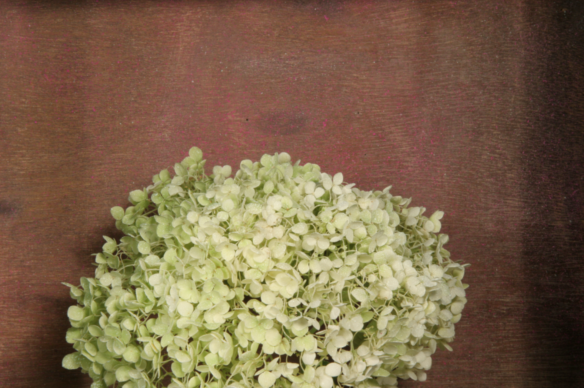
#> input picture Lab3/data/plant1.png, 584 x 388 px
$ python op.py
#> lines starting #> are read from the running program, lines starting #| are printed output that depends on the picture
import numpy as np
from scipy.ndimage import convolve
import matplotlib.pyplot as plt
from matplotlib.image import imread
import cv2


def gaussian(sigma, size):
    x = np.arange(-size // 2 + 1, size // 2 + 1)
    g = np.exp(-x ** 2 / (2. * sigma ** 2))
    return g / g.sum()


def gaussian_derivative(gaussian_kernel):
    return np.gradient(gaussian_kernel)

def load_images(name_image_t0, name_image_t1, image_dir="./data/"):
    # Load the two images
#> called with name_image_t0 = 'plant1.png', name_image_t1 = 'plant2.png', image_dir = './data/'
    I_t0 = cv2.imread(image_dir + name_image_t0, 0)
#> I_t0: shape (388, 584); min 8, max 230, mean 104.7
    I_t1 = cv2.imread(image_dir + name_image_t1, 0)
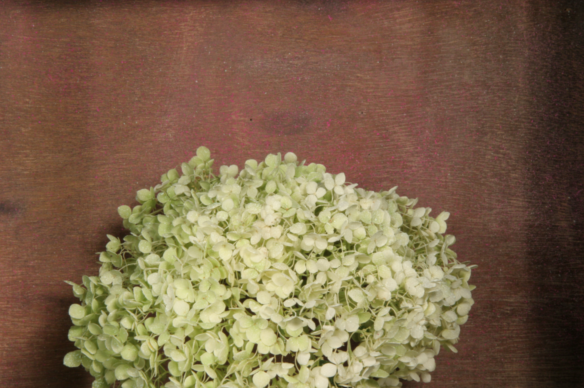
#> input picture Lab3/data/plant2.png, 584 x 388 px
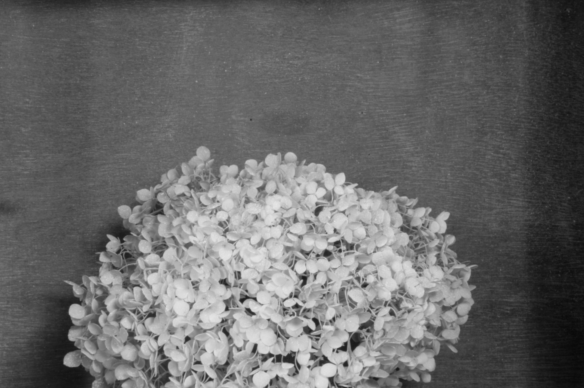
#> I_t1: shape (388, 584); min 9, max 229, mean 105.1

    # Convert the to np.float32
    I_t0 = I_t0.astype(np.float32)
    I_t1 = I_t1.astype(np.float32)

    return I_t0, I_t1

def optical_flow(img1_path, img2_path):
    kernel_length = 9
    sigma = 0.5
    img1, img2 = load_images('plant1.png', 'plant2.png')
    # Gd = gaussian_derivative(gaussian(sigma, kernel_length))
    kernel_x = np.array([[-1, 1], [-1, 1]])
    kernel_y = np.array([[-1, -1], [1, 1]])

    Id = np.zeros((img1.shape[0], img1.shape[1], 3))
    Id[:, :, 0] = convolve(img1, kernel_x, mode='constant')
    Id[:, :, 1] = convolve(img1, kernel_y, mode='constant')
    Id[:, :, 2] = img2 - img1
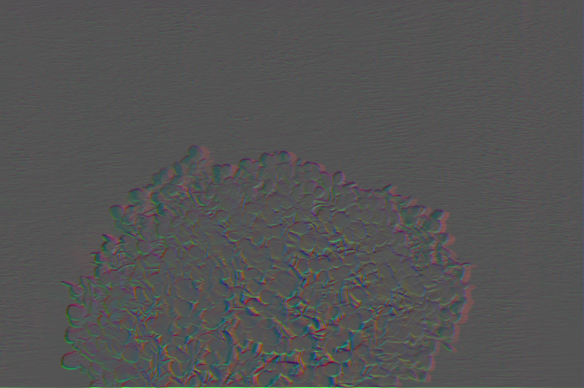
#> Id: shape (388, 584, 3) float64; mean of channels 0, 1, 2 0.3, 0.3, 0.5; drawn with min black and max white

    v = np.zeros((len(range(0, img1.shape[1], 15)), len(range(0, img1.shape[0], 15)), 2))
    u = np.zeros(img1.shape)
    v = np.zeros(img1.shape)

    for x in range(0, img1.shape[1], 15):
        for y in range(0, img1.shape[0], 15):
            end_x = min(img1.shape[1] - x, 15)
            end_y = min(img1.shape[0] - y, 15)
            A = np.zeros((end_x * end_y, 2))
            b = np.zeros((end_x * end_y, 1))

            idx = 0
            for i in range(end_x):
                for j in range(end_y):
                    A[idx, :] = Id[j + y, i + x, 0:2]
                    b[idx, 0] = -Id[j + y, i + x, 2]
                    idx += 1

            # [5 lines of commented-out code are left out]


            LK = A
            LK_T = np.array(LK)  # transpose of A
            LK = np.array(np.matrix.transpose(LK))
            A1 = np.dot(LK_T, LK)  # Psedudo Inverse
            A2 = np.linalg.pinv(A1)
            A3 = np.dot(A2, LK_T)


            v_x = x // 15
            v_y = y // 15
            (u[v_x, v_y], v[v_x, v_y]) = np.dot(A3.T, b)
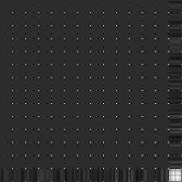
#> A1: shape (182, 182) float64; min -372, max 1764, mean 7.9; drawn with min black and max white
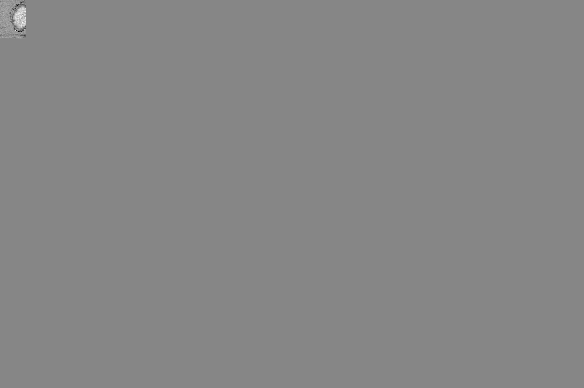
#> u: shape (388, 584) float64; min -1.21, max 1.08, mean 0.000789; drawn with min black and max white
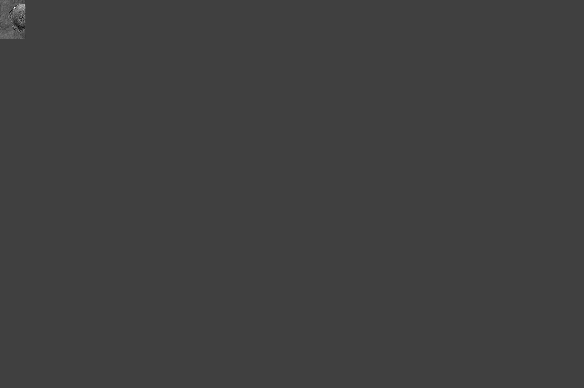
#> v: shape (388, 584) float64; min -0.453, max 1.32, mean 0.000816; drawn with min black and max white
            # [10 lines of commented-out code are left out]
    window_size = 15
    plt.figure()
    plt.imshow(img1, cmap='gray')
    x, y = np.meshgrid(np.arange(0, img1.shape[1], window_size), np.arange(0, img1.shape[0], window_size))
    plt.quiver(x, y, u[::window_size, ::window_size], v[::window_size, ::window_size], color='r')
    plt.show()
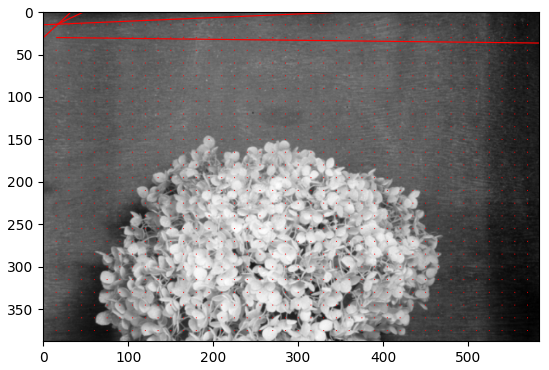
#> figure drawn by matplotlib, 1 panel

# Example usage
optical_flow('./data/plant1.png', './data/plant2.png')
